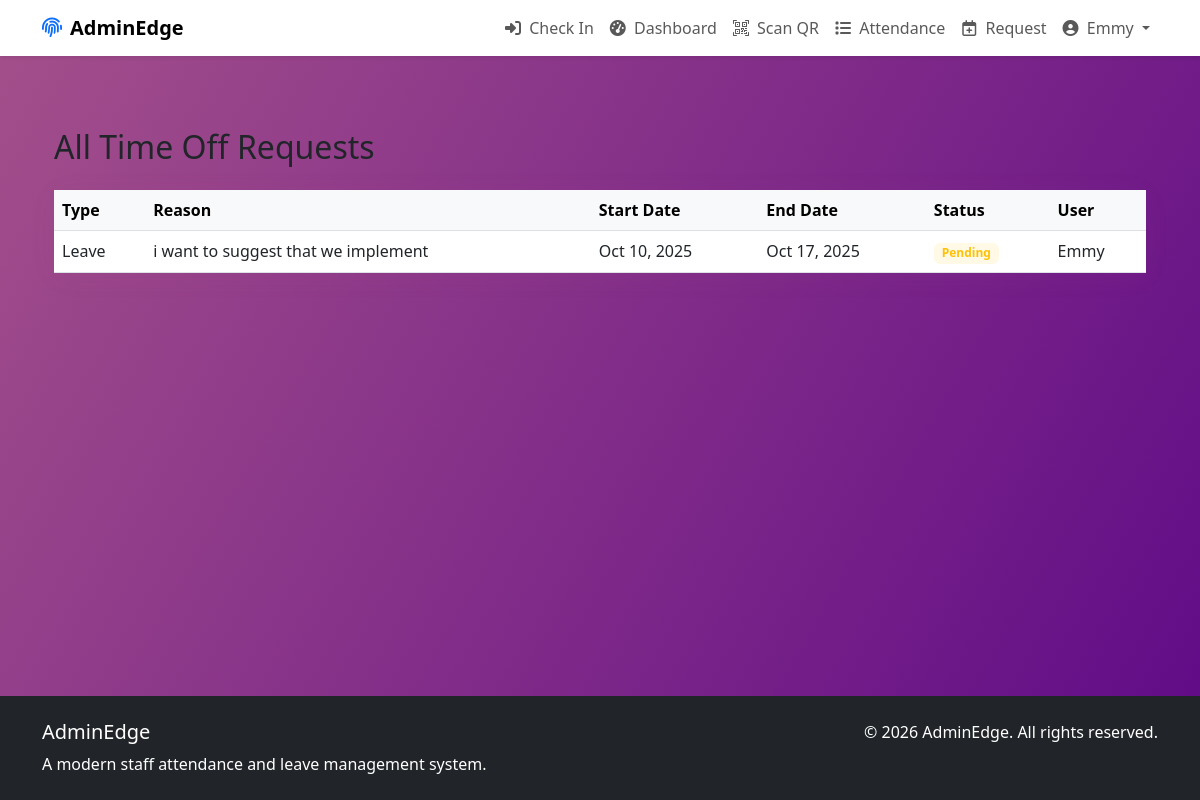
Page /all-time-off/ (signed in) on the committed database.
### accounts/models.py (models this page shows, shortened)
class CustomUser(AbstractUser):
    phone = models.CharField(
        _("phone number"),
        max_length=15,
        blank=True,
        validators=[
            RegexValidator(
                regex=r"^\+?1?\d{9,15}$",
                message=_(
                    "Phone number must be entered in the format: '+999999999'. Up to 15 digits allowed."
                ),
            )
        ],
        help_text=_("Format: +1234567890"),
    )
    department = models.ForeignKey(
        "attendance.Department",
        on_delete=models.SET_NULL,
        null=True,
        blank=True,
        related_name="staff_members",
        verbose_name=_("department"),
    )
    hire_date = models.DateField(
        _("hire date"),
        default=timezone.now,
        help_text=_("Date when the employee was hired"),
    )
    position = models.CharField(
        _("position"), max_length=100, blank=True, help_text=_("Job position or title")
    )
    bio = models.TextField(
        _("bio"), blank=True, help_text=_("A short bio or description")
    )
    is_active = models.BooleanField(
        _("active"),
        default=True,
        help_text=_(
            "Designates whether this user should be treated as active. Unselect this instead of deleting accounts."
        ),
    )
    profile_picture = models.ImageField(
        _("profile picture"),
        upload_to="profile_pics/",
        blank=True,
        null=True,
        help_text=_("Upload a profile picture (optional)"),
    )
    date_joined = models.DateTimeField(_("date joined"), default=timezone.now)
    last_updated = models.DateTimeField(_("last updated"), auto_now=True)
    class Meta:
        verbose_name = _("user")
        verbose_name_plural = _("users")
        ordering = ["last_name", "first_name"]

### attendance/models.py (models this page shows, shortened)
class LeaveRequest(models.Model):
    REQUEST_TYPE_CHOICES = [
        ("Leave", _("Leave")),
        ("Suggestion_box", _("Suggestion_box")),
        ("Remote Work", _("Remote Work")),
    ]
    STATUS_CHOICES = [
        ("Pending", _("Pending")),
        ("Approved", _("Approved")),
        ("Rejected", _("Rejected")),
    ]
    user = models.ForeignKey(
        settings.AUTH_USER_MODEL,
        on_delete=models.CASCADE,
        related_name="leave_requests",
        verbose_name=_("user"),
        null=True,
        blank=True,
    )
    type = models.CharField(
        _("Request Type"),
        max_length=20,
        choices=REQUEST_TYPE_CHOICES,
        default="Leave",
        help_text=_("Type of request: Leave or Remote Work"),
    )
    start_date = models.DateField(
        _("start date"), help_text=_("First day of leave"), null=True, blank=True
    )
    end_date = models.DateField(
        _("end date"), help_text=_("Last day of leave"), null=True, blank=True
    )
    reason = models.TextField(_("reason"), help_text=_("Reason for leave"))
    status = models.CharField(
        _("status"),
        max_length=20,
        choices=STATUS_CHOICES,
        default="Pending",
        help_text=_("Current status of the leave request"),
    )
    created_at = models.DateTimeField(
        _("created at"), auto_now_add=True, help_text=_("When this request was created")
    )
    updated_at = models.DateTimeField(
        _("updated at"),
        auto_now=True,
        help_text=_("When this request was last updated"),
    )
    reviewed_by = models.ForeignKey(
        settings.AUTH_USER_MODEL,
        on_delete=models.SET_NULL,
        null=True,
        blank=True,
        related_name="reviewed_leave_requests",
        verbose_name=_("reviewed by"),
        help_text=_("Admin who reviewed this request"),
    )
    review_notes = models.TextField(
        _("review notes"), blank=True, help_text=_("Notes from the reviewer")
    )
    class Meta:
        verbose_name = _("leave request")
        verbose_name_plural = _("leave requests")
        ordering = ["-created_at"]
        indexes = [
            models.Index(fields=["user", "start_date"]),
            models.Index(fields=["status"]),
            models.Index(fields=["start_date", "end_date"]),
        ]

### attendance/views.py (the view)
# urls.py: path("all-time-off/", views.all_time_off, name="all_time_off"),
@login_required
def all_time_off(request):
    if request.user.is_staff:
        all_time_off = LeaveRequest.objects.all().order_by("-created_at")
    else:
        all_time_off = LeaveRequest.objects.filter(user=request.user).order_by(
            "-created_at"
        )
    context = {
        "all_time_off": all_time_off,
        "is_staff": request.user.is_staff,
    }
    return render(request, "all_time_off.html", context)

### attendance/context_processors.py (called while the page is built)
def attendance_status(request):
    context = {
        'user_signed_in_today': False,
        'user_signed_out_today': False,
        'show_sign_in': True,
        'show_sign_out': False,
    }
    if request.user.is_authenticated:
        today = timezone.now().date()
        try:
            attendance = Attendance.objects.get(user=request.user, date=today)
            if attendance.sign_in and not attendance.sign_out:
                context['user_signed_in_today'] = True
                context['show_sign_in'] = False
                context['show_sign_out'] = True
            elif attendance.sign_out:
                context['user_signed_out_today'] = True
                context['show_sign_in'] = False
                context['show_sign_out'] = False
        except Attendance.DoesNotExist:
            pass
    return context

### attendance/templates/all_time_off.html (shortened to what this page needs)
{% extends 'base.html' %}
{% block content %}
<div class="container py-4">
    <h2 class="mb-4">All Time Off Requests</h2>
    <div class="card">
        <div class="card-body p-0">
            <div class="table-responsive">
                <table class="table table-hover align-middle mb-0">
                    <thead class="table-light">
                        <tr>
                            <th>Type</th>
                            <th>Reason</th>
                            <th>Start Date</th>
                            <th>End Date</th>
                            <th>Status</th>
                            {% if is_staff %}<th>User</th>{% endif %}
                        </tr>
                    </thead>
                    <tbody>
                        {% for leave in all_time_off %}
                        <tr>
                            <td>{% if leave.type == 'Remote Work' %}<span class="badge bg-info bg-opacity-10 text-info">Remote Work</span>{% else %}Leave{% endif %}</td>
                            <td>{{ leave.reason }}</td>
                            <td>{{ leave.start_date|date:"M d, Y" }}</td>
                            <td>{{ leave.end_date|date:"M d, Y" }}</td>
                            <td>
                                <span class="badge
                                    {% if leave.status == 'Pending' %}bg-warning bg-opacity-10 text-warning{% endif %}
                                    {% if leave.status == 'Rejected' %}bg-danger bg-opacity-10 text-danger{% endif %}">
                                    {{ leave.status }}
                                </span>
                            </td>
                            {% if is_staff %}<td>{{ leave.user.get_full_name|default:leave.user.username }}</td>{% endif %}
                        </tr>
                        {% empty %}
                        <tr><td colspan="6" class="text-center text-muted">No time off requests found.</td></tr>
                        {% endfor %}
                    </tbody>
                </table>
            </div>
        </div>
    </div>
</div>
{% endblock %}

### attendance/templates/base.html (shortened to what this page needs)
{% load static %}
<!DOCTYPE html>
<html lang="en">
<head>
    <link href="https://cdn.jsdelivr.net/npm/bootstrap@5.3.0/dist/css/bootstrap.min.css" rel="stylesheet">
    <link rel="stylesheet" href="https://cdn.jsdelivr.net/npm/bootstrap-icons@1.11.0/font/bootstrap-icons.css">
    <link rel="stylesheet" href="https://cdnjs.cloudflare.com/ajax/libs/font-awesome/6.4.0/css/all.min.css">
    <link href="{% static 'css/style.css' %}" rel="stylesheet">
</head>
<body class="d-flex flex-column min-vh-100">
    <nav class="navbar navbar-expand-lg navbar-light bg-white shadow-sm">
        <div class="container">
            <a class="navbar-brand d-flex align-items-center" href="{% if user.is_authenticated %}{% url 'dashboard' %}{% else %}{% url 'login' %}{% endif %}">
                <i class="fas fa-fingerprint me-2 text-primary"></i>
                <span class="fw-bold">AdminEdge</span>
            </a>
            <div class="collapse navbar-collapse" id="navbarNav">
                <ul class="navbar-nav ms-auto">
                    {% if user.is_authenticated %}
                        <li class="nav-item">
                            <a class="nav-link" href="{% url 'sign_in_out' %}">
                                {% if show_sign_out %}
                                    <i class="fas fa-sign-out-alt me-1"></i> Check Out
                                {% else %}
                                    <i class="fas fa-sign-in-alt me-1"></i> Check In
                                {% endif %}
                            </a>
                        </li>
                        <li class="nav-item">
                            <a class="nav-link" href="{% url 'dashboard' %}">
                                <i class="fas fa-tachometer-alt me-1"></i> Dashboard
                            </a>
                        </li>
                        <li class="nav-item">
                            <a class="nav-link" href="{% url 'barcode_scan_page' %}">
                                <i class="bi bi-qr-code-scan me-1"></i> Scan QR
                            </a>
                        </li>
                        {% if user.is_staff %}
                            <li class="nav-item">
                                <a class="nav-link" href="{% url 'attendance_list' %}">
                                    <i class="fas fa-list me-1"></i> Attendance
                                </a>
                            </li>
                        {% endif %}
                        <li class="nav-item">
                            <a class="nav-link" href="{% url 'leave_request' %}">
                                <i class="far fa-calendar-plus me-1"></i> Request
                            </a>
                        </li>
                        <li class="nav-item dropdown">
                            <a class="nav-link dropdown-toggle" href="#" id="userDropdown" role="button"
                               data-bs-toggle="dropdown" aria-expanded="false">
                                <i class="fas fa-user-circle me-1"></i> {{ user.get_full_name|default:user.username }}
                            </a>
                        </li>
                    {% endif %}
                </ul>
            </div>
        </div>
    </nav>
    <main class="flex-grow-1 py-4">
        <div class="container">
            {% block content %}{% endblock %}
        </div>
    </main>
    <footer class="bg-dark text-white py-4 mt-5">
        <div class="container">
            <div class="row">
                <div class="col-md-6">
                    <h5>AdminEdge</h5>
                    <p class="mb-0">A modern staff attendance and leave management system.</p>
                </div>
                <div class="col-md-6 text-md-end">
                    <p class="mb-0">&copy; {% now "Y" %} AdminEdge. All rights reserved.</p>
                </div>
            </div>
        </div>
    </footer>
</body>
</html>

### attendance/templates/base.html (style rules this page uses)
body { min-height: 100vh; background: linear-gradient(120deg, #a4508b 0%, #5f0a87 50%, #c471f5 100%); background-attachment: fixed; background-size: 200% 200%; animation: violetGradientShift 10s ease-in-out infinite; }
.card { background: rgba(255,255,255,0.92); border-radius: 1rem; box-shadow: 0 4px 24px 0 rgba(164, 80, 139, 0.10); border: none; }

### rows in the picture
CustomUser: get_full_name "Emmy"
LeaveRequest: type "Leave", reason "i want to suggest that we implement", start_date "Oct 10, 2025", end_date "Oct 17, 2025", status "Pending", user.get_full_name "Emmy"
